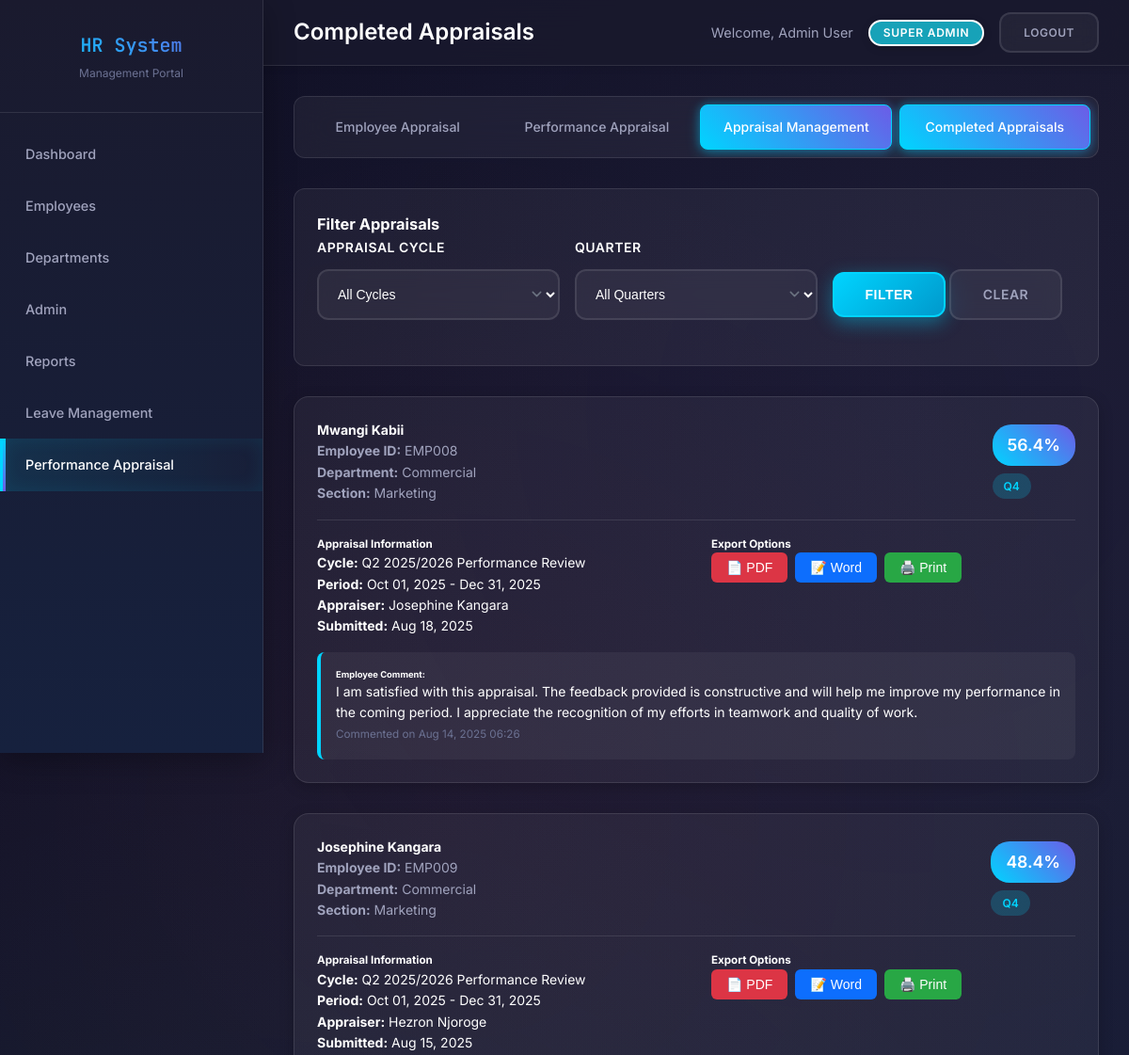
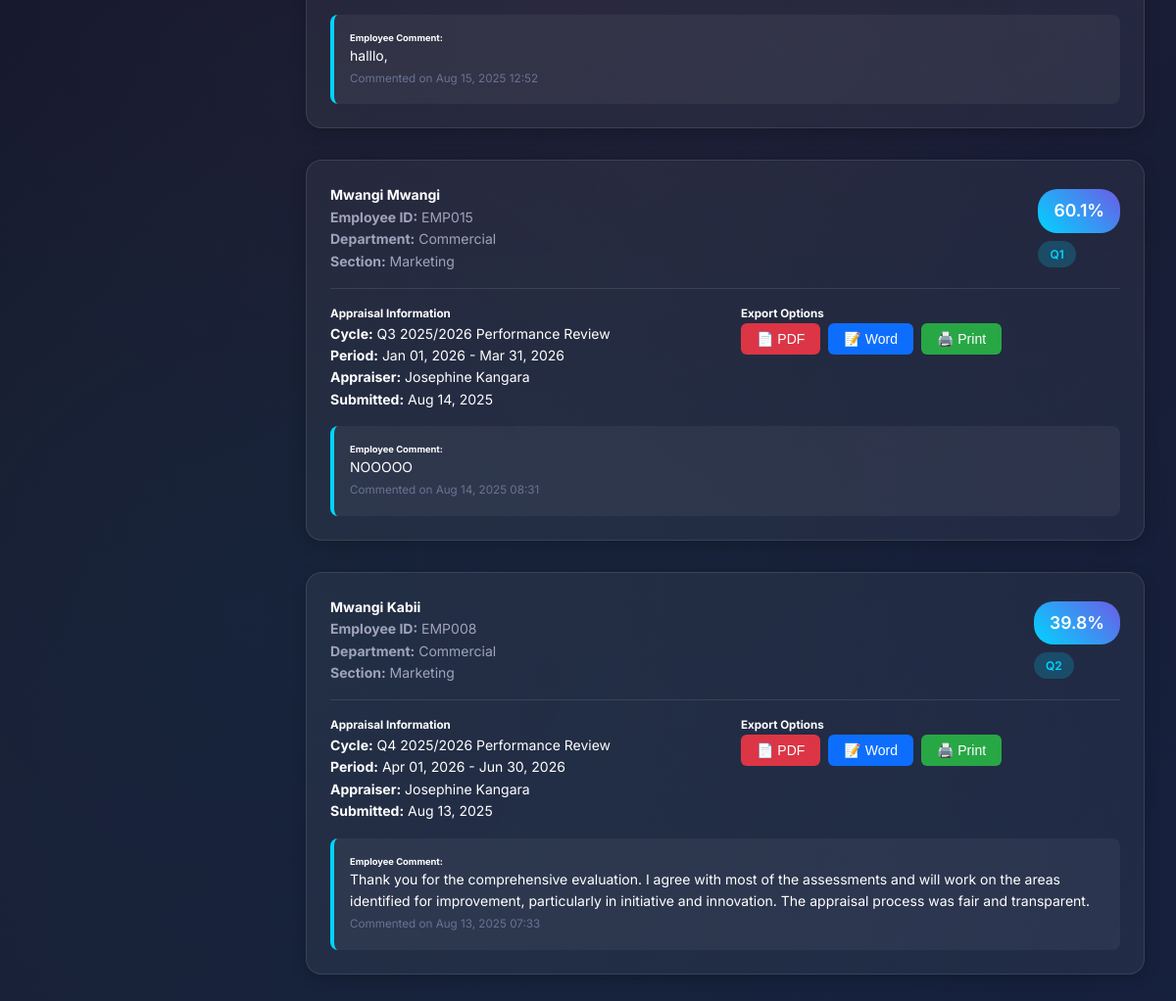
The page /completed_appraisals.php (signed in) on the database its author committed (2 pictures, top to bottom).
### tables this page shows
CREATE TABLE `employee_appraisals` (
  `id` int(11) NOT NULL,
  `employee_id` int(11) NOT NULL,
  `appraiser_id` int(11) NOT NULL,
  `appraisal_cycle_id` int(11) NOT NULL,
  `employee_comment` text DEFAULT NULL,
  `employee_comment_date` timestamp NULL DEFAULT NULL,
  `submitted_at` timestamp NULL DEFAULT NULL,
  `status` enum('draft','awaiting_employee','submitted','completed','awaiting_submission') DEFAULT 'draft',
  `created_at` timestamp NOT NULL DEFAULT current_timestamp(),
  `updated_at` timestamp NOT NULL DEFAULT current_timestamp() ON UPDATE current_timestamp()
);

CREATE TABLE `employees` (
  `id` int(11) NOT NULL,
  `employee_id` varchar(50) DEFAULT NULL,
  `first_name` varchar(100) DEFAULT NULL,
  `last_name` varchar(100) DEFAULT NULL,
  `gender` varchar(10) NOT NULL,
  `national_id` int(10) NOT NULL,
  `email` varchar(255) DEFAULT NULL,
  `designation` varchar(50) NOT NULL,
  `phone` varchar(20) DEFAULT NULL,
  `date_of_birth` date NOT NULL,
  `address` text DEFAULT NULL,
  `department_id` int(11) DEFAULT NULL,
  `section_id` int(11) DEFAULT NULL,
  `position` varchar(100) DEFAULT NULL,
  `salary` decimal(10,2) DEFAULT NULL,
  `hire_date` date DEFAULT NULL,
  `employment_type` varchar(20) NOT NULL,
  `employee_type` varchar(20) NOT NULL,
  `profile_image_url` varchar(500) DEFAULT NULL,
  `created_at` timestamp NOT NULL DEFAULT current_timestamp(),
  `updated_at` timestamp NOT NULL DEFAULT current_timestamp() ON UPDATE current_timestamp(),
  `employee_status` enum('active','inactive','resigned','fired','retired') NOT NULL DEFAULT 'active'
);

CREATE TABLE `departments` (
  `id` int(11) NOT NULL,
  `name` varchar(100) NOT NULL,
  `description` text DEFAULT NULL,
  `created_at` timestamp NOT NULL DEFAULT current_timestamp(),
  `updated_at` timestamp NOT NULL DEFAULT current_timestamp() ON UPDATE current_timestamp()
);

CREATE TABLE `sections` (
  `id` int(11) NOT NULL,
  `name` varchar(100) NOT NULL,
  `description` text DEFAULT NULL,
  `department_id` int(11) DEFAULT NULL,
  `created_at` timestamp NOT NULL DEFAULT current_timestamp(),
  `updated_at` timestamp NOT NULL DEFAULT current_timestamp() ON UPDATE current_timestamp()
);

CREATE TABLE `appraisal_cycles` (
  `id` int(11) NOT NULL,
  `name` varchar(100) NOT NULL,
  `start_date` date NOT NULL,
  `end_date` date NOT NULL,
  `status` enum('active','inactive','completed') DEFAULT 'active',
  `created_at` timestamp NOT NULL DEFAULT current_timestamp(),
  `updated_at` timestamp NOT NULL DEFAULT current_timestamp() ON UPDATE current_timestamp()
);

### completed_appraisals.php (the view, shortened to what this page needs)
<?php
$conn = getConnection();
$user = [
    'first_name' => isset($_SESSION['user_name']) ? explode(' ', $_SESSION['user_name'])[0] : 'User',
    'last_name' => isset($_SESSION['user_name']) ? (explode(' ', $_SESSION['user_name'])[1] ?? '') : '',
    'role' => $_SESSION['user_role'] ?? 'guest',
    'id' => $_SESSION['user_id'],
    'employee_id' => $_SESSION['employee_id'] ?? null
];
function hasPermission($requiredRole) {
    $roleHierarchy = [
        'super_admin' => 5,
        'hr_manager' => 4,
        'dept_head' => 3,
        'section_head' => 2,
        'manager' => 1,
        'employee' => 0
    ];
    $userLevel = $roleHierarchy[$_SESSION['user_role']] ?? 0;
    $requiredLevel = $roleHierarchy[$requiredRole] ?? 0;
    return $userLevel >= $requiredLevel;
}
$appraisalsQuery = "
    SELECT
        ea.*,
        ac.name as cycle_name,
        ac.start_date,
        ac.end_date,
        e.first_name,
        e.last_name,
        e.employee_id as emp_id,
        d.name as department_name,
        s.name as section_name,
        e_appraiser.first_name as appraiser_first_name,
        e_appraiser.last_name as appraiser_last_name
    FROM employee_appraisals ea
    JOIN employees e ON ea.employee_id = e.id
    LEFT JOIN departments d ON e.department_id = d.id
    LEFT JOIN sections s ON e.section_id = s.id
    JOIN appraisal_cycles ac ON ea.appraisal_cycle_id = ac.id
    JOIN employees e_appraiser ON ea.appraiser_id = e_appraiser.id
    WHERE ea.status = 'submitted'
";
$appraisalsQuery .= " ORDER BY ea.submitted_at DESC";
$appraisalsStmt = $conn->prepare($appraisalsQuery);
$appraisalsStmt->execute();
$appraisals = $appraisalsStmt->get_result()->fetch_all(MYSQLI_ASSOC);
$scores_by_appraisal = [];
if (!empty($appraisals)) {
    $appraisal_ids = array_column($appraisals, 'id');
    $placeholders = str_repeat('?,', count($appraisal_ids) - 1) . '?';
    $scoresQuery = "
        SELECT
            as_.*,
            pi.weight,
            pi.max_score
        FROM appraisal_scores as_
        JOIN performance_indicators pi ON as_.performance_indicator_id = pi.id
        WHERE as_.employee_appraisal_id IN ($placeholders)
    ";
    $scoresStmt = $conn->prepare($scoresQuery);
    $types = str_repeat('i', count($appraisal_ids));
    $scoresStmt->bind_param($types, ...$appraisal_ids);
    $scoresStmt->execute();
    $scores = $scoresStmt->get_result()->fetch_all(MYSQLI_ASSOC);
    foreach ($scores as $score) {
        $scores_by_appraisal[$score['employee_appraisal_id']][] = $score;
    }
}
?>
<!DOCTYPE html>
<html lang="en">
<head>
    <link rel="stylesheet" href="style.css">
</head>
<body>
    <div class="container">
        <div class="sidebar">
            <div class="sidebar-brand">
                <h1>HR System</h1>
                <p>Management Portal</p>
            </div>
            <nav class="nav">
                <ul>
                    <li><a href="dashboard.php">Dashboard</a></li>
                    <li><a href="employees.php">Employees</a></li>
                    <?php if (hasPermission('hr_manager')): ?>
                    <li><a href="departments.php">Departments</a></li>
                    <?php endif; ?>
                    <?php if (hasPermission('super_admin')): ?>
                    <li><a href="admin.php?tab=users">Admin</a></li>
                    <?php elseif (hasPermission('hr_manager')): ?>
                    <li><a href="admin.php?tab=financial">Admin</a></li>
                    <?php endif; ?>
                    <?php if (hasPermission('hr_manager')): ?>
                    <li><a href="reports.php">Reports</a></li>
                    <?php endif; ?>
                    <?php if (hasPermission('hr_manager') || hasPermission('super_admin') || hasPermission('dept_head') || hasPermission('officer')): ?>
                    <li><a href="leave_management.php">Leave Management</a></li>
                    <?php endif; ?>
                    <li><a href="employee_appraisal.php" class="active">Performance Appraisal</a></li>
                </ul>
            </nav>
        </div>
        <div class="main-content">
            <div class="header">
                <h1>Completed Appraisals</h1>
                <div class="user-info">
                    <span>Welcome, <?php echo htmlspecialchars($user['first_name'] . ' ' . $user['last_name']); ?></span>
                    <span class="badge badge-info"><?php echo ucwords(str_replace('_', ' ', $user['role'])); ?></span>
                    <a href="logout.php" class="btn btn-secondary btn-sm">Logout</a>
                </div>
            </div>
            <div class="content">
             <div class="leave-tabs">
                    <a href="employee_appraisal.php" class="leave-tab">Employee Appraisal</a>
                    <?php if(in_array($user['role'], ['hr_manager', 'super_admin', 'manager','managing_director', 'section_head', 'dept_head'])): ?>
                    <a href="performance_appraisal.php" class="leave-tab">Performance Appraisal</a>
                    <?php endif; ?>
                    <?php if(in_array($user['role'], ['hr_manager', 'super_admin', 'manager','managing director', 'section_head'])): ?>
                    <a href="appraisal_management.php" class="leave-tab active">Appraisal Management</a>
                    <?php endif; ?>
                       <a href="completed_appraisals.php" class="leave-tab active">Completed Appraisals</a>
                </div>
                <div class="filters-section">
                    <h3>Filter Appraisals</h3>
                    <form method="GET" action="">
                        <div class="filters-grid">
                            <div class="form-group">
                                <label for="cycle_id">Appraisal Cycle</label>
                                <select name="cycle_id" id="cycle_id" class="form-control">
                                    <option value="">All Cycles</option>
                                </select>
                            </div>
                            <div class="form-group">
                                <label for="quarter">Quarter</label>
                                <select name="quarter" id="quarter" class="form-control">
                                    <option value="">All Quarters</option>
                                </select>
                            </div>
                            <div class="form-group">
                                <button type="submit" class="btn btn-primary">Filter</button>
                                <a href="completed_appraisals.php" class="btn btn-secondary">Clear</a>
                            </div>
                        </div>
                    </form>
                </div>
                <?php if (!empty($appraisals)): ?>
                    <div class="appraisals-list">
                        <?php foreach ($appraisals as $appraisal):
                            $appraisal_scores = $scores_by_appraisal[$appraisal['id']] ?? [];
                            $total_score = 0;
                            $total_weight = 0;
                            foreach ($appraisal_scores as $score) {
                                $weighted_score = ($score['score'] / $score['max_score']) * $score['weight'];
                                $total_score += $weighted_score;
                                $total_weight += $score['weight'];
                            }
                            $final_percentage = $total_weight > 0 ? ($total_score / $total_weight) * 100 : 0;
                            $quarter = 'Q' . ceil(date('n', strtotime($appraisal['start_date'])) / 3);
                        ?>
                            <div class="appraisal-card">
                                <div class="appraisal-header">
                                    <div class="employee-info">
                                        <h4><?php echo htmlspecialchars($appraisal['first_name'] . ' ' . $appraisal['last_name']); ?></h4>
                                        <div class="employee-details">
                                            <strong>Employee ID:</strong> <?php echo htmlspecialchars($appraisal['emp_id']); ?><br>
                                            <strong>Department:</strong> <?php echo htmlspecialchars($appraisal['department_name'] ?? 'N/A'); ?><br>
                                            <strong>Section:</strong> <?php echo htmlspecialchars($appraisal['section_name'] ?? 'N/A'); ?>
                                        </div>
                                    </div>
                                    <div class="appraisal-summary">
                                        <div class="score-display"><?php echo number_format($final_percentage, 1); ?>%</div>
                                        <div style="margin-top: 0.5rem;">
                                            <span class="quarter-badge"><?php echo $quarter; ?></span>
                                        </div>
                                    </div>
                                </div>
                                <div class="appraisal-details">
                                    <div style="display: grid; grid-template-columns: 1fr 1fr; gap: 2rem; margin-bottom: 1rem;">
                                        <div>
                                            <h5>Appraisal Information</h5>
                                            <p><strong>Cycle:</strong> <?php echo htmlspecialchars($appraisal['cycle_name']); ?></p>
                                            <p><strong>Period:</strong> <?php echo date('M d, Y', strtotime($appraisal['start_date'])); ?> - <?php echo date('M d, Y', strtotime($appraisal['end_date'])); ?></p>
                                            <p><strong>Appraiser:</strong> <?php echo htmlspecialchars($appraisal['appraiser_first_name'] . ' ' . $appraisal['appraiser_last_name']); ?></p>
                                            <p><strong>Submitted:</strong> <?php echo date('M d, Y', strtotime($appraisal['submitted_at'])); ?></p>
                                        </div>
                                        <div>
                                            <h5>Export Options</h5>
                                            <div class="export-buttons">
                                                <form method="POST" action="" style="display: inline;">
                                                    <button type="submit" name="export" class="btn-export btn-pdf">📄 PDF</button>
                                                </form>
                                                <form method="POST" action="" style="display: inline;">
                                                    <button type="submit" name="export" class="btn-export btn-word">📝 Word</button>
                                                </form>
                                                <button onclick="showPrintModal(<?php echo $appraisal['id']; ?>)" class="btn-export btn-print">🖨️ Print</button>
                                            </div>
                                        </div>
                                    </div>
                                    <?php if ($appraisal['employee_comment']): ?>
                                        <div style="background: rgba(255, 255, 255, 0.05); padding: 1rem; border-radius: 8px; border-left: 4px solid var(--primary-color);">
                                            <h6>Employee Comment:</h6>
                                            <p><?php echo nl2br(htmlspecialchars($appraisal['employee_comment'])); ?></p>
                                            <small class="text-muted">Commented on <?php echo date('M d, Y H:i', strtotime($appraisal['employee_comment_date'])); ?></small>
                                        </div>
                                    <?php endif; ?>
                                </div>
                            </div>
                        <?php endforeach; ?>
                    </div>
                <?php endif; ?>
            </div>
        </div>
    </div>
</body>
</html>

### completed_appraisals.php (style rules this page uses)
.appraisal-card { background: var(--bg-glass); border-radius: 16px; padding: 1.5rem; margin-bottom: 2rem; box-shadow: var(--shadow-md); border: 1px solid var(--border-color); }
.appraisal-header { display: flex; justify-content: space-between; align-items: center; margin-bottom: 1rem; padding-bottom: 1rem; border-bottom: 1px solid var(--border-color); }
.filters-section { background: var(--bg-glass); border-radius: 12px; padding: 1.5rem; margin-bottom: 2rem; border: 1px solid var(--border-color); }
.filters-grid { display: grid; grid-template-columns: repeat(auto-fit, minmax(250px, 1fr)); gap: 1rem; align-items: end; }
.score-display { display: inline-block; padding: 0.5rem 1rem; background: linear-gradient(45deg, var(--primary-color), var(--secondary-color)); color: white; border-radius: 20px; font-weight: 600; font-size: 1.1rem; }
.export-buttons { display: flex; gap: 0.5rem; flex-wrap: wrap; }
.btn-export { padding: 0.5rem 1rem; border: none; border-radius: 6px; cursor: pointer; font-size: 0.875rem; font-weight: 500; transition: all 0.3s ease; }
.btn-pdf { background: #dc3545; color: white; }
.btn-word { background: #0d6efd; color: white; }
.btn-print { background: #28a745; color: white; }
.employee-details { color: var(--text-secondary); font-size: 0.875rem; }
.quarter-badge { display: inline-block; padding: 0.25rem 0.75rem; background: rgba(0, 212, 255, 0.2); color: var(--primary-color); border-radius: 15px; font-size: 0.75rem; font-weight: 600; }

### rows shown on the page
employee_appraisals: employee.last_name "Mwangi Kabii", employee.employee_id "EMP008", departments.name "Commercial", sections.name "Marketing", final_percentage "56.4", appraisal_cycle.start_date "Q4", appraisal_cycle.name "Q2 2025/2026 Performance Review", appraisal_cycle.start_date "Oct 01, 2025", appraisal_cycle.end_date "Dec 31, 2025", appraiser.last_name "Josephine Kangara", submitted_at "Aug 18, 2025", employee_comment "I am satisfied with this appraisal. The feedback provided is constructive and will help me improve my performance in the coming period. I appreciate the recognition of my efforts in teamwork and quality of work.", employee_comment_date "Aug 14, 2025 06:26"
employee_appraisals: employee.last_name "Josephine Kangara", employee.employee_id "EMP009", departments.name "Commercial", sections.name "Marketing", final_percentage "48.4", appraisal_cycle.start_date "Q4", appraisal_cycle.name "Q2 2025/2026 Performance Review", appraisal_cycle.start_date "Oct 01, 2025", appraisal_cycle.end_date "Dec 31, 2025", appraiser.last_name "Hezron Njoroge", submitted_at "Aug 15, 2025", employee_comment "halllo,", employee_comment_date "Aug 15, 2025 12:52"
employee_appraisals: employee.last_name "Mwangi Mwangi", employee.employee_id "EMP015", departments.name "Commercial", sections.name "Marketing", final_percentage "60.1", appraisal_cycle.start_date "Q1", appraisal_cycle.name "Q3 2025/2026 Performance Review", appraisal_cycle.start_date "Jan 01, 2026", appraisal_cycle.end_date "Mar 31, 2026", appraiser.last_name "Josephine Kangara", submitted_at "Aug 14, 2025", employee_comment "NOOOOO", employee_comment_date "Aug 14, 2025 08:31"
employee_appraisals: employee.last_name "Mwangi Kabii", employee.employee_id "EMP008", departments.name "Commercial", sections.name "Marketing", final_percentage "39.8", appraisal_cycle.start_date "Q2", appraisal_cycle.name "Q4 2025/2026 Performance Review", appraisal_cycle.start_date "Apr 01, 2026", appraisal_cycle.end_date "Jun 30, 2026", appraiser.last_name "Josephine Kangara", submitted_at "Aug 13, 2025", employee_comment "Thank you for the comprehensive evaluation. I agree with most of the assessments and will work on the areas identified for improvement, particularly in initiative and innovation. The appraisal process was fair and transparent.", employee_comment_date "Aug 13, 2025 07:33"

### other values the page prints
$user['first_name'] . ' ' . $user['last_name'] "Admin User"
str_replace('_', ' ', $user['role']) "SUPER ADMIN"
